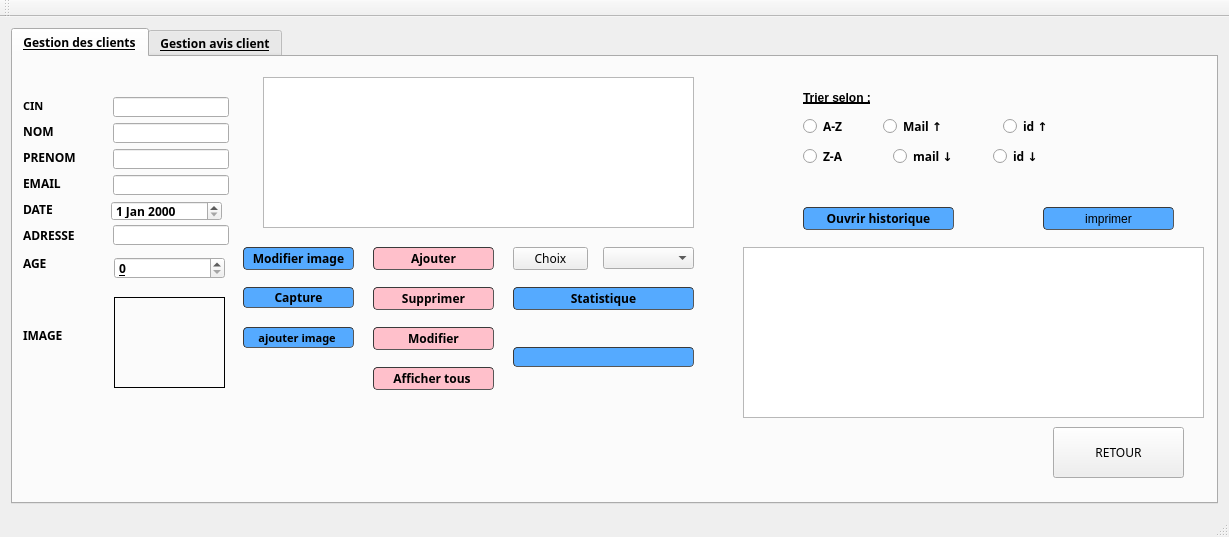
<?xml version="1.0" encoding="UTF-8"?>
<ui version="4.0">
 <class>ClientAvis</class>
 <widget class="QMainWindow" name="ClientAvis">
  <property name="geometry">
   <rect>
    <x>0</x>
    <y>0</y>
    <width>1229</width>
    <height>537</height>
   </rect>
  </property>
  <property name="font">
   <font>
    <family>Urdu Typesetting</family>
   </font>
  </property>
  <property name="windowTitle">
   <string>location de voiture </string>
  </property>
  <property name="styleSheet">
   <string notr="true"/>
  </property>
  <widget class="QWidget" name="centralWidget">
   <layout class="QVBoxLayout" name="verticalLayout_2">
    <item>
     <widget class="QTabWidget" name="tabWidget_2">
      <property name="font">
       <font>
        <family>Century Gothic</family>
        <weight>75</weight>
        <bold>true</bold>
        <underline>true</underline>
       </font>
      </property>
      <property name="styleSheet">
       <string notr="true"/>
      </property>
      <property name="currentIndex">
       <number>0</number>
      </property>
      <widget class="QWidget" name="tab_4">
       <attribute name="title">
        <string>Gestion des clients</string>
       </attribute>
       <widget class="QPushButton" name="pushButton_4">
        <property name="geometry">
         <rect>
          <x>230</x>
          <y>190</y>
          <width>111</width>
          <height>23</height>
         </rect>
        </property>
        <property name="font">
         <font>
          <family>Century Gothic</family>
          <weight>75</weight>
          <bold>true</bold>
         </font>
        </property>
        <property name="styleSheet">
         <string notr="true">	border-width: 1px; border-radius: 4px;
	border-color: rgb(58, 58, 58);
	border-style: inset;
	padding: 0 8px;
	background-color: #55aaff;

	selection-color: rgb(60, 63, 65);</string>
        </property>
        <property name="text">
         <string>Modifier image</string>
        </property>
       </widget>
       <widget class="QLabel" name="label_2">
        <property name="geometry">
         <rect>
          <x>10</x>
          <y>66</y>
          <width>31</width>
          <height>16</height>
         </rect>
        </property>
        <property name="font">
         <font>
          <family>Century Gothic</family>
          <weight>75</weight>
          <bold>true</bold>
          <underline>false</underline>
         </font>
        </property>
        <property name="text">
         <string>NOM</string>
        </property>
       </widget>
       <widget class="QLineEdit" name="lineEdit_adress_client">
        <property name="geometry">
         <rect>
          <x>100</x>
          <y>168</y>
          <width>116</width>
          <height>20</height>
         </rect>
        </property>
       </widget>
       <widget class="QLineEdit" name="lineEdit_PRENOM">
        <property name="geometry">
         <rect>
          <x>100</x>
          <y>92</y>
          <width>116</width>
          <height>20</height>
         </rect>
        </property>
       </widget>
       <widget class="QLineEdit" name="lineEdit_CIN">
        <property name="geometry">
         <rect>
          <x>100</x>
          <y>40</y>
          <width>116</width>
          <height>20</height>
         </rect>
        </property>
       </widget>
       <widget class="QLabel" name="label_12">
        <property name="geometry">
         <rect>
          <x>10</x>
          <y>168</y>
          <width>61</width>
          <height>20</height>
         </rect>
        </property>
        <property name="font">
         <font>
          <family>Century Gothic</family>
          <weight>75</weight>
          <bold>true</bold>
          <underline>false</underline>
         </font>
        </property>
        <property name="text">
         <string>ADRESSE</string>
        </property>
       </widget>
       <widget class="QPushButton" name="pushButton_6">
        <property name="geometry">
         <rect>
          <x>500</x>
          <y>230</y>
          <width>181</width>
          <height>23</height>
         </rect>
        </property>
        <property name="font">
         <font>
          <family>Century Gothic</family>
          <weight>75</weight>
          <bold>true</bold>
         </font>
        </property>
        <property name="styleSheet">
         <string notr="true">	border-width: 1px; border-radius: 4px;
	border-color: rgb(58, 58, 58);
	border-style: inset;
	padding: 0 8px;
	background-color: #55aaff;

	selection-color: rgb(60, 63, 65);</string>
        </property>
        <property name="text">
         <string>Statistique</string>
        </property>
       </widget>
       <widget class="QLabel" name="label_17">
        <property name="geometry">
         <rect>
          <x>790</x>
          <y>30</y>
          <width>71</width>
          <height>21</height>
         </rect>
        </property>
        <property name="font">
         <font>
          <family>MS Shell Dlg 2</family>
          <weight>75</weight>
          <bold>true</bold>
          <underline>true</underline>
         </font>
        </property>
        <property name="text">
         <string>Trier selon :</string>
        </property>
       </widget>
       <widget class="QLabel" name="label_3">
        <property name="geometry">
         <rect>
          <x>10</x>
          <y>92</y>
          <width>61</width>
          <height>16</height>
         </rect>
        </property>
        <property name="font">
         <font>
          <family>Century Gothic</family>
          <weight>75</weight>
          <bold>true</bold>
          <underline>false</underline>
         </font>
        </property>
        <property name="text">
         <string>PRENOM</string>
        </property>
       </widget>
       <widget class="QLabel" name="chemin">
        <property name="geometry">
         <rect>
          <x>60</x>
          <y>300</y>
          <width>231</width>
          <height>21</height>
         </rect>
        </property>
        <property name="text">
         <string/>
        </property>
       </widget>
       <widget class="QLabel" name="label_11">
        <property name="geometry">
         <rect>
          <x>10</x>
          <y>144</y>
          <width>41</width>
          <height>16</height>
         </rect>
        </property>
        <property name="font">
         <font>
          <family>Century Gothic</family>
          <weight>75</weight>
          <bold>true</bold>
          <underline>false</underline>
         </font>
        </property>
        <property name="text">
         <string>DATE</string>
        </property>
       </widget>
       <widget class="QRadioButton" name="radioButton_3">
        <property name="geometry">
         <rect>
          <x>790</x>
          <y>60</y>
          <width>83</width>
          <height>18</height>
         </rect>
        </property>
        <property name="font">
         <font>
          <family>Century Gothic</family>
          <weight>75</weight>
          <bold>true</bold>
          <underline>false</underline>
         </font>
        </property>
        <property name="styleSheet">
         <string notr="true"/>
        </property>
        <property name="text">
         <string>A-Z</string>
        </property>
       </widget>
       <widget class="QPushButton" name="pushButton_3">
        <property name="geometry">
         <rect>
          <x>230</x>
          <y>230</y>
          <width>111</width>
          <height>21</height>
         </rect>
        </property>
        <property name="font">
         <font>
          <family>Century Gothic</family>
          <weight>75</weight>
          <bold>true</bold>
         </font>
        </property>
        <property name="styleSheet">
         <string notr="true">	border-width: 1px; border-radius: 4px;
	border-color: rgb(58, 58, 58);
	border-style: inset;
	padding: 0 8px;
	background-color: #55aaff;

	selection-color: rgb(60, 63, 65);</string>
        </property>
        <property name="text">
         <string>Capture</string>
        </property>
       </widget>
       <widget class="QLineEdit" name="lineEdit_recherche">
        <property name="geometry">
         <rect>
          <x>500</x>
          <y>290</y>
          <width>181</width>
          <height>20</height>
         </rect>
        </property>
        <property name="styleSheet">
         <string notr="true">	border-width: 1px; border-radius: 4px;
	border-color: rgb(58, 58, 58);
	border-style: inset;
	padding: 0 8px;
	background-color: #55aaff;

	selection-color: rgb(60, 63, 65);</string>
        </property>
       </widget>
       <widget class="QPushButton" name="pb_supprimer">
        <property name="geometry">
         <rect>
          <x>360</x>
          <y>230</y>
          <width>121</width>
          <height>23</height>
         </rect>
        </property>
        <property name="font">
         <font>
          <family>Century Gothic</family>
          <weight>75</weight>
          <bold>true</bold>
         </font>
        </property>
        <property name="styleSheet">
         <string notr="true">	border-width: 1px; border-radius: 4px;
	border-color: rgb(58, 58, 58);
	border-style: inset;
	padding: 0 8px;
	background-color: pink;

	selection-color: rgb(60, 63, 65);</string>
        </property>
        <property name="text">
         <string>Supprimer</string>
        </property>
       </widget>
       <widget class="QLineEdit" name="lineEdit_NOM">
        <property name="geometry">
         <rect>
          <x>100</x>
          <y>66</y>
          <width>116</width>
          <height>20</height>
         </rect>
        </property>
       </widget>
       <widget class="QPushButton" name="pushButton_5">
        <property name="geometry">
         <rect>
          <x>500</x>
          <y>190</y>
          <width>75</width>
          <height>23</height>
         </rect>
        </property>
        <property name="font">
         <font>
          <family>Century Gothic</family>
          <weight>50</weight>
          <bold>false</bold>
          <underline>false</underline>
         </font>
        </property>
        <property name="text">
         <string>Choix</string>
        </property>
       </widget>
       <widget class="QLabel" name="label_15">
        <property name="geometry">
         <rect>
          <x>10</x>
          <y>270</y>
          <width>41</width>
          <height>16</height>
         </rect>
        </property>
        <property name="font">
         <font>
          <family>Century Gothic</family>
          <weight>75</weight>
          <bold>true</bold>
          <underline>false</underline>
         </font>
        </property>
        <property name="text">
         <string>IMAGE</string>
        </property>
       </widget>
       <widget class="QPushButton" name="ajouter">
        <property name="enabled">
         <bool>true</bool>
        </property>
        <property name="geometry">
         <rect>
          <x>360</x>
          <y>190</y>
          <width>121</width>
          <height>23</height>
         </rect>
        </property>
        <property name="font">
         <font>
          <family>Century Gothic</family>
          <weight>75</weight>
          <bold>true</bold>
         </font>
        </property>
        <property name="styleSheet">
         <string notr="true">	border-width: 1px; border-radius: 4px;
	border-color: rgb(58, 58, 58);
	border-style: inset;
	padding: 0 8px;
	background-color: pink;

	selection-color: rgb(60, 63, 65);</string>
        </property>
        <property name="text">
         <string>Ajouter</string>
        </property>
       </widget>
       <widget class="QTableView" name="tabetudiant">
        <property name="geometry">
         <rect>
          <x>250</x>
          <y>20</y>
          <width>431</width>
          <height>151</height>
         </rect>
        </property>
       </widget>
       <widget class="QLabel" name="label_10">
        <property name="geometry">
         <rect>
          <x>10</x>
          <y>118</y>
          <width>41</width>
          <height>16</height>
         </rect>
        </property>
        <property name="font">
         <font>
          <family>Century Gothic</family>
          <weight>75</weight>
          <bold>true</bold>
          <underline>false</underline>
         </font>
        </property>
        <property name="text">
         <string>EMAIL</string>
        </property>
       </widget>
       <widget class="QLabel" name="photo">
        <property name="geometry">
         <rect>
          <x>101</x>
          <y>240</y>
          <width>111</width>
          <height>91</height>
         </rect>
        </property>
        <property name="frameShape">
         <enum>QFrame::Box</enum>
        </property>
       </widget>
       <widget class="QPushButton" name="pb_ajouter_3">
        <property name="geometry">
         <rect>
          <x>360</x>
          <y>270</y>
          <width>121</width>
          <height>23</height>
         </rect>
        </property>
        <property name="font">
         <font>
          <family>Century Gothic</family>
          <weight>75</weight>
          <bold>true</bold>
         </font>
        </property>
        <property name="styleSheet">
         <string notr="true">	border-width: 1px; border-radius: 4px;
	border-color: rgb(58, 58, 58);
	border-style: inset;
	padding: 0 8px;
	background-color: pink;

	selection-color: rgb(60, 63, 65);</string>
        </property>
        <property name="text">
         <string>Modifier</string>
        </property>
       </widget>
       <widget class="QLineEdit" name="lineEdit_Email_client">
        <property name="geometry">
         <rect>
          <x>100</x>
          <y>118</y>
          <width>116</width>
          <height>20</height>
         </rect>
        </property>
       </widget>
       <widget class="QLabel" name="label">
        <property name="geometry">
         <rect>
          <x>10</x>
          <y>40</y>
          <width>31</width>
          <height>18</height>
         </rect>
        </property>
        <property name="font">
         <font>
          <family>Century Gothic</family>
          <pointsize>8</pointsize>
          <weight>75</weight>
          <bold>true</bold>
          <underline>false</underline>
         </font>
        </property>
        <property name="text">
         <string>CIN</string>
        </property>
       </widget>
       <widget class="QDateEdit" name="dateEdit_ajout_client">
        <property name="geometry">
         <rect>
          <x>98</x>
          <y>144</y>
          <width>111</width>
          <height>20</height>
         </rect>
        </property>
       </widget>
       <widget class="QRadioButton" name="radioButton_4">
        <property name="geometry">
         <rect>
          <x>790</x>
          <y>90</y>
          <width>83</width>
          <height>18</height>
         </rect>
        </property>
        <property name="font">
         <font>
          <family>Century Gothic</family>
          <weight>75</weight>
          <bold>true</bold>
          <underline>false</underline>
         </font>
        </property>
        <property name="text">
         <string>Z-A</string>
        </property>
       </widget>
       <widget class="QComboBox" name="listeclient">
        <property name="geometry">
         <rect>
          <x>590</x>
          <y>190</y>
          <width>91</width>
          <height>22</height>
         </rect>
        </property>
       </widget>
       <widget class="QPushButton" name="pushButton_2">
        <property name="geometry">
         <rect>
          <x>230</x>
          <y>270</y>
          <width>111</width>
          <height>21</height>
         </rect>
        </property>
        <property name="font">
         <font>
          <family>Century Gothic</family>
          <pointsize>8</pointsize>
          <weight>75</weight>
          <bold>true</bold>
         </font>
        </property>
        <property name="styleSheet">
         <string notr="true">	border-width: 1px; border-radius: 4px;
	border-color: rgb(58, 58, 58);
	border-style: inset;
	padding: 0 8px;
	background-color: #55aaff;

	selection-color: rgb(60, 63, 65);</string>
        </property>
        <property name="text">
         <string>ajouter image </string>
        </property>
       </widget>
       <widget class="QPushButton" name="pushButton_7">
        <property name="geometry">
         <rect>
          <x>790</x>
          <y>150</y>
          <width>151</width>
          <height>23</height>
         </rect>
        </property>
        <property name="font">
         <font>
          <family>Century Gothic</family>
          <weight>75</weight>
          <bold>true</bold>
         </font>
        </property>
        <property name="styleSheet">
         <string notr="true">	border-width: 1px; border-radius: 4px;
	border-color: rgb(58, 58, 58);
	border-style: inset;
	padding: 0 8px;
	background-color: #55aaff;

	selection-color: rgb(60, 63, 65);</string>
        </property>
        <property name="text">
         <string>Ouvrir historique</string>
        </property>
       </widget>
       <widget class="QPushButton" name="pushButton_8">
        <property name="geometry">
         <rect>
          <x>1030</x>
          <y>150</y>
          <width>131</width>
          <height>23</height>
         </rect>
        </property>
        <property name="styleSheet">
         <string notr="true">	border-width: 1px; border-radius: 4px;
	border-color: rgb(58, 58, 58);
	border-style: inset;
	padding: 0 8px;
	background-color: #55aaff;

	selection-color: rgb(60, 63, 65);</string>
        </property>
        <property name="text">
         <string>imprimer</string>
        </property>
       </widget>
       <widget class="QTextBrowser" name="textBrowser">
        <property name="geometry">
         <rect>
          <x>730</x>
          <y>190</y>
          <width>461</width>
          <height>171</height>
         </rect>
        </property>
       </widget>
       <widget class="QRadioButton" name="radioButton_5">
        <property name="geometry">
         <rect>
          <x>990</x>
          <y>60</y>
          <width>83</width>
          <height>18</height>
         </rect>
        </property>
        <property name="font">
         <font>
          <family>Century Gothic</family>
          <weight>75</weight>
          <bold>true</bold>
          <underline>false</underline>
         </font>
        </property>
        <property name="text">
         <string>id ↑ </string>
        </property>
       </widget>
       <widget class="QRadioButton" name="radioButton_6">
        <property name="geometry">
         <rect>
          <x>880</x>
          <y>90</y>
          <width>83</width>
          <height>18</height>
         </rect>
        </property>
        <property name="font">
         <font>
          <family>Century Gothic</family>
          <weight>75</weight>
          <bold>true</bold>
          <underline>false</underline>
         </font>
        </property>
        <property name="text">
         <string>mail ↓</string>
        </property>
       </widget>
       <widget class="QPushButton" name="pushButton_1">
        <property name="geometry">
         <rect>
          <x>360</x>
          <y>310</y>
          <width>121</width>
          <height>23</height>
         </rect>
        </property>
        <property name="font">
         <font>
          <family>Century Gothic</family>
          <weight>75</weight>
          <bold>true</bold>
         </font>
        </property>
        <property name="styleSheet">
         <string notr="true">	border-width: 1px; border-radius: 4px;
	border-color: rgb(58, 58, 58);
	border-style: inset;
	padding: 0 8px;
	background-color: pink;

	selection-color: rgb(60, 63, 65);</string>
        </property>
        <property name="text">
         <string>Afficher tous </string>
        </property>
       </widget>
       <widget class="QRadioButton" name="radioButton_8">
        <property name="geometry">
         <rect>
          <x>870</x>
          <y>60</y>
          <width>83</width>
          <height>18</height>
         </rect>
        </property>
        <property name="font">
         <font>
          <family>Century Gothic</family>
          <weight>75</weight>
          <bold>true</bold>
          <underline>false</underline>
         </font>
        </property>
        <property name="text">
         <string>Mail ↑  </string>
        </property>
       </widget>
       <widget class="QRadioButton" name="radioButton_9">
        <property name="geometry">
         <rect>
          <x>980</x>
          <y>90</y>
          <width>83</width>
          <height>18</height>
         </rect>
        </property>
        <property name="font">
         <font>
          <family>Century Gothic</family>
          <weight>75</weight>
          <bold>true</bold>
          <underline>false</underline>
         </font>
        </property>
        <property name="text">
         <string>id ↓</string>
        </property>
       </widget>
       <widget class="QLabel" name="label_13">
        <property name="geometry">
         <rect>
          <x>10</x>
          <y>196</y>
          <width>31</width>
          <height>20</height>
         </rect>
        </property>
        <property name="font">
         <font>
          <family>Century Gothic</family>
          <weight>75</weight>
          <bold>true</bold>
          <underline>false</underline>
         </font>
        </property>
        <property name="text">
         <string>AGE</string>
        </property>
       </widget>
       <widget class="QSpinBox" name="age">
        <property name="geometry">
         <rect>
          <x>101</x>
          <y>200</y>
          <width>111</width>
          <height>22</height>
         </rect>
        </property>
       </widget>
       <widget class="QPushButton" name="retour">
        <property name="geometry">
         <rect>
          <x>1040</x>
          <y>370</y>
          <width>131</width>
          <height>51</height>
         </rect>
        </property>
        <property name="font">
         <font>
          <family>Century Gothic</family>
          <weight>50</weight>
          <bold>false</bold>
          <underline>false</underline>
         </font>
        </property>
        <property name="text">
         <string>RETOUR</string>
        </property>
       </widget>
      </widget>
      <widget class="QWidget" name="tab_5">
       <attribute name="title">
        <string>Gestion avis client</string>
       </attribute>
       <widget class="QPushButton" name="pushButton_22">
        <property name="geometry">
         <rect>
          <x>540</x>
          <y>240</y>
          <width>191</width>
          <height>23</height>
         </rect>
        </property>
        <property name="font">
         <font>
          <family>Century Gothic</family>
          <weight>75</weight>
          <bold>true</bold>
         </font>
        </property>
        <property name="styleSheet">
         <string notr="true">	border-width: 1px; border-radius: 4px;
	border-color: rgb(58, 58, 58);
	border-style: inset;
	padding: 0 8px;
	background-color: pink;

	selection-color: rgb(60, 63, 65);</string>
        </property>
        <property name="text">
         <string>Afficher tous </string>
        </property>
       </widget>
       <widget class="QLineEdit" name="lineEdit_recherche_3">
        <property name="geometry">
         <rect>
          <x>950</x>
          <y>150</y>
          <width>131</width>
          <height>20</height>
         </rect>
        </property>
        <property name="styleSheet">
         <string notr="true">	border-width: 1px; border-radius: 4px;
	border-color: rgb(58, 58, 58);
	border-style: inset;
	padding: 0 8px;
	background-color: #55aaff;

	selection-color: rgb(60, 63, 65);</string>
        </property>
       </widget>
       <widget class="QPushButton" name="pb_ajouter_5">
        <property name="geometry">
         <rect>
          <x>310</x>
          <y>240</y>
          <width>181</width>
          <height>23</height>
         </rect>
        </property>
        <property name="font">
         <font>
          <family>Century Gothic</family>
          <weight>75</weight>
          <bold>true</bold>
         </font>
        </property>
        <property name="styleSheet">
         <string notr="true">	border-width: 1px; border-radius: 4px;
	border-color: rgb(58, 58, 58);
	border-style: inset;
	padding: 0 8px;
	background-color: pink;

	selection-color: rgb(60, 63, 65);</string>
        </property>
        <property name="text">
         <string>Ajouter</string>
        </property>
       </widget>
       <widget class="QPushButton" name="pb_ajouter_6">
        <property name="geometry">
         <rect>
          <x>540</x>
          <y>280</y>
          <width>191</width>
          <height>23</height>
         </rect>
        </property>
        <property name="font">
         <font>
          <family>Century Gothic</family>
          <weight>75</weight>
          <bold>true</bold>
         </font>
        </property>
        <property name="styleSheet">
         <string notr="true">	border-width: 1px; border-radius: 4px;
	border-color: rgb(58, 58, 58);
	border-style: inset;
	padding: 0 8px;
	background-color: pink;

	selection-color: rgb(60, 63, 65);</string>
        </property>
        <property name="text">
         <string>Modifier</string>
        </property>
       </widget>
       <widget class="QPushButton" name="pb_supprimer_2">
        <property name="geometry">
         <rect>
          <x>310</x>
          <y>280</y>
          <width>181</width>
          <height>23</height>
         </rect>
        </property>
        <property name="font">
         <font>
          <family>Century Gothic</family>
          <weight>75</weight>
          <bold>true</bold>
         </font>
        </property>
        <property name="styleSheet">
         <string notr="true">	border-width: 1px; border-radius: 4px;
	border-color: rgb(58, 58, 58);
	border-style: inset;
	padding: 0 8px;
	background-color: pink;

	selection-color: rgb(60, 63, 65);</string>
        </property>
        <property name="text">
         <string>Supprimer</string>
        </property>
       </widget>
       <widget class="QLabel" name="label_5">
        <property name="geometry">
         <rect>
          <x>10</x>
          <y>40</y>
          <width>61</width>
          <height>16</height>
         </rect>
        </property>
        <property name="font">
         <font>
          <family>Century Gothic</family>
          <pointsize>8</pointsize>
          <weight>75</weight>
          <bold>true</bold>
          <underline>false</underline>
         </font>
        </property>
        <property name="text">
         <string>ID AVIS</string>
        </property>
       </widget>
       <widget class="QLabel" name="label_6">
        <property name="geometry">
         <rect>
          <x>10</x>
          <y>80</y>
          <width>81</width>
          <height>16</height>
         </rect>
        </property>
        <property name="font">
         <font>
          <family>Century Gothic</family>
          <pointsize>8</pointsize>
          <weight>75</weight>
          <bold>true</bold>
          <underline>false</underline>
         </font>
        </property>
        <property name="text">
         <string>AVIS CLIENT</string>
        </property>
       </widget>
       <widget class="QLineEdit" name="lineEdit_Id_AVIS_3">
        <property name="geometry">
         <rect>
          <x>110</x>
          <y>40</y>
          <width>151</width>
          <height>20</height>
         </rect>
        </property>
       </widget>
       <widget class="QLineEdit" name="lineEdit_AVIS_client_2">
        <property name="geometry">
         <rect>
          <x>110</x>
          <y>80</y>
          <width>151</width>
          <height>20</height>
         </rect>
        </property>
       </widget>
       <widget class="QLabel" name="label_9">
        <property name="geometry">
         <rect>
          <x>10</x>
          <y>180</y>
          <width>71</width>
          <height>18</height>
         </rect>
        </property>
        <property name="font">
         <font>
          <family>Century Gothic</family>
          <pointsize>8</pointsize>
          <weight>75</weight>
          <bold>true</bold>
          <underline>false</underline>
         </font>
        </property>
        <property name="text">
         <string>DATE AVIS</string>
        </property>
       </widget>
       <widget class="QDateEdit" name="dateEdit">
        <property name="geometry">
         <rect>
          <x>110</x>
          <y>180</y>
          <width>151</width>
          <height>20</height>
         </rect>
        </property>
        <property name="font">
         <font>
          <family>Century Gothic</family>
          <weight>50</weight>
          <bold>false</bold>
          <underline>false</underline>
         </font>
        </property>
       </widget>
       <widget class="QLabel" name="label_7">
        <property name="geometry">
         <rect>
          <x>10</x>
          <y>130</y>
          <width>31</width>
          <height>16</height>
         </rect>
        </property>
        <property name="font">
         <font>
          <family>Century Gothic</family>
          <pointsize>8</pointsize>
          <weight>75</weight>
          <bold>true</bold>
          <underline>false</underline>
         </font>
        </property>
        <property name="text">
         <string>CIN</string>
        </property>
       </widget>
       <widget class="QTableView" name="tabetudiant_2">
        <property name="geometry">
         <rect>
          <x>297</x>
          <y>10</y>
          <width>521</width>
          <height>191</height>
         </rect>
        </property>
       </widget>
       <widget class="QLabel" name="label_29">
        <property name="geometry">
         <rect>
          <x>860</x>
          <y>60</y>
          <width>81</width>
          <height>16</height>
         </rect>
        </property>
        <property name="font">
         <font>
          <family>MS Shell Dlg 2</family>
          <weight>75</weight>
          <bold>true</bold>
          <underline>false</underline>
         </font>
        </property>
        <property name="text">
         <string>Trier selon :</string>
        </property>
       </widget>
       <widget class="QRadioButton" name="radioButton_17">
        <property name="geometry">
         <rect>
          <x>870</x>
          <y>110</y>
          <width>51</width>
          <height>17</height>
         </rect>
        </property>
        <property name="font">
         <font>
          <family>Century Gothic</family>
          <weight>75</weight>
          <bold>true</bold>
          <underline>false</underline>
         </font>
        </property>
        <property name="text">
         <string>Z-A</string>
        </property>
       </widget>
       <widget class="QRadioButton" name="radioButton_18">
        <property name="geometry">
         <rect>
          <x>870</x>
          <y>80</y>
          <width>51</width>
          <height>17</height>
         </rect>
        </property>
        <property name="font">
         <font>
          <family>Century Gothic</family>
          <weight>75</weight>
          <bold>true</bold>
          <underline>false</underline>
         </font>
        </property>
        <property name="text">
         <string>A-Z</string>
        </property>
       </widget>
       <widget class="QComboBox" name="comboBox_cin">
        <property name="geometry">
         <rect>
          <x>110</x>
          <y>130</y>
          <width>151</width>
          <height>22</height>
         </rect>
        </property>
       </widget>
       <widget class="QLabel" name="label_4">
        <property name="geometry">
         <rect>
          <x>860</x>
          <y>150</y>
          <width>101</width>
          <height>16</height>
         </rect>
        </property>
        <property name="font">
         <font>
          <family>Century Gothic</family>
          <pointsize>9</pointsize>
          <weight>75</weight>
          <bold>true</bold>
          <underline>false</underline>
         </font>
        </property>
        <property name="text">
         <string>Recherche :</string>
        </property>
       </widget>
      </widget>
     </widget>
    </item>
   </layout>
  </widget>
  <widget class="QMenuBar" name="menuBar">
   <property name="geometry">
    <rect>
     <x>0</x>
     <y>0</y>
     <width>1229</width>
     <height>26</height>
    </rect>
   </property>
  </widget>
  <widget class="QToolBar" name="mainToolBar">
   <attribute name="toolBarArea">
    <enum>TopToolBarArea</enum>
   </attribute>
   <attribute name="toolBarBreak">
    <bool>false</bool>
   </attribute>
  </widget>
  <widget class="QStatusBar" name="statusBar"/>
 </widget>
 <layoutdefault spacing="6" margin="11"/>
 <resources/>
 <connections/>
</ui>
